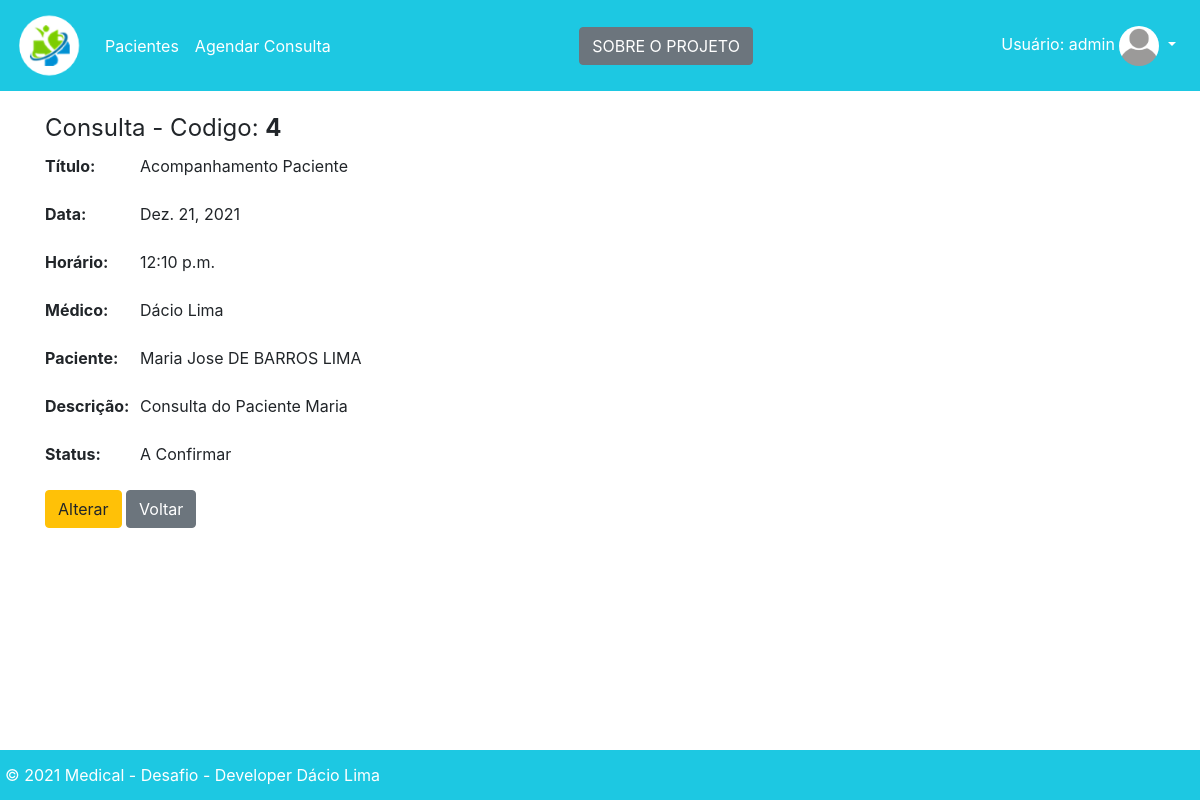
Screenshot of /appointment-detail/4 (signed in) with the database file from the repository.
### core/models.py (models this page shows, shortened)
class DoctorUser(AbstractUser):
    bio = models.TextField()
    created_at = models.DateTimeField(auto_now_add=True)
    updated_at = models.DateTimeField(auto_now=True)

class Appointment(models.Model):
    STATUS_CHOICE = (
        ("not_confirme", "A Confirmar"),
        ("confirmed", "Confirmado"),
        ("done", "Finalizado"),
    )
    title = models.CharField(max_length=40, blank=False)
    date = models.DateField(null=False, blank=False)
    time = models.TimeField(null=False)
    description = models.TextField()
    status = models.CharField(max_length=20, choices=STATUS_CHOICE)
    doctor = models.ForeignKey(DoctorUser, on_delete=models.CASCADE)
    patient = models.ForeignKey(Patient, on_delete=models.CASCADE, related_name="app")
    created_at = models.DateTimeField(auto_now_add=True)
    updated_at = models.DateTimeField(auto_now=True)
    class Meta:
        verbose_name = "appointment"
        verbose_name_plural = "appointments"
        ordering = ["-id"]
    def status_verbose(self):
        return dict(Appointment.STATUS_CHOICE)[self.status]

class Patient(models.Model):
    name = models.CharField(max_length=50, null=False)
    address = models.CharField(max_length=80, null=False)
    number = models.IntegerField()
    complement = models.CharField(max_length=50, null=False, blank=True)
    neighborhood = models.CharField(
        max_length=50, null=False, blank=False, default="Faltando"
    )
    zip_code = models.IntegerField()
    phone = models.IntegerField()
    city = models.CharField(max_length=50, null=False)
    state = models.CharField(max_length=50, null=False)
    country = models.CharField(max_length=50, null=False)
    created_at = models.DateTimeField(auto_now_add=True)
    updated_at = models.DateTimeField(auto_now=True)
    class Meta:
        verbose_name = "patient"
        verbose_name_plural = "patients"
        ordering = ["-id"]
    def __str__(self):
        return self.name

### core/views.py (the view)
# urls.py: path("appointment-detail/<int:id>", appointment_detail, name="appointment_detail"),
@login_required
def appointment_detail(request, id):
    appointment = get_object_or_404(Appointment, pk=id)
    return render(request, "core/appointment_detail.html", {"appointment": appointment})

### core/templates/core/appointment_detail.html (shortened to what this page needs)
{% extends "base.html" %}
{% load bootstrap4 %}
{% load crispy_forms_tags %}
{% block content %}
<div class="container">
    <fieldset class="sessao">
      <legend  class="w-auto dp">Consulta - Codigo: <strong>{{appointment.id}}</strong></legend>
      <div class="form-group">
        <div class="row">
          <label class="col-sm-1 fielddetail" for="Title">Título:</label>
          <div class="col-sm-6">
                {{ appointment.title }}
          </div>
        </div></div>
      <div class="form-group">
        <div class="row">
                    <label class="col-sm-1 fielddetail" for="datetimepicker1">Data: </label>
          <div class="col-auto">
            <div class="input-group mb-2">
          <div class="input-group date" id="datetimepicker1" data-target-input="nearest">
                    {{ appointment.date }}
          </div>
            </div>
          </div>
        </div>
      </div>
      <div class="form-group">
        <div class="row">
                    <label class="col-sm-1 fielddetail" for="Time">Horário: </label>
          <div class="col-auto">
            <div class="input-group mb-2">
              {{ appointment.time }}
            </div>
          </div>
        </div>
      </div>
      <div class="form-group">
        <div class="row">
          <label class="col-sm-1 control-label fielddetail" for="Doctor">Médico: </label>
          <div class="col-sm-3">
            {{ appointment.doctor.first_name }}
          </div>
        </div>
      </div>
      <div class="form-group">
        <div class="row">
          <label class="col-sm-1 control-label fielddetail" for="Patient">Paciente: </label>
          <div class="col-sm-5">
            {{ appointment.patient }}
          </div>
        </div>
      </div>
      <div class="form-group">
        <div class="row">
          <label class="col-sm-1 control-label fielddetail" for="Description">Descrição: </label>
          <div class="col-sm-5">
            {{ appointment.description }}
          </div>
        </div>
      </div>
      <div class="form-group">
        <div class="row">
          <label class="col-sm-1 control-label fielddetail" for="Status">Status: </label>
          <div class="col-sm-5">
            {{ appointment.status_verbose }}
          </div>
        </div>
      </div>
    </fieldset>
    <div class="form-group row">
      <div class="col-sm-4 for">
        <a href="{% url 'core:appointment_update' appointment.id %}" class="btn btn-warning">Alterar</a>
          <a href="{% url 'core:appointments' %}" class="btn btn-secondary">Voltar</a>
      </div>
    </div>
</div>
{% endblock %}

### core/templates/base.html (shortened to what this page needs)
{% load static %}
{% load bootstrap4 %}
<!DOCTYPE html>
<html lang="pt-br">
<head>
    <link href="https://cdnjs.cloudflare.com/ajax/libs/font-awesome/5.9.0/css/all.min.css" rel="stylesheet">
    <link href="{% static 'css/styles.css' %}" rel="stylesheet">
    <link href="{% static 'css/bootstrap-clockpicker.min.css' %}" rel="stylesheet">
      <link rel="stylesheet" href="//code.jquery.com/ui/1.12.1/themes/base/jquery-ui.css">
</head>
<body>
<nav class="navbar navbar-expand-lg navbar-dark  bg-med fixed-top">
    <a class="navbar-brand" href="{% url 'core:index' %}"><img src="{% static 'img/logo.png' %}" alt="Logo" width="65" height="65"></a>
    {% if user.is_authenticated %}
    <ul class="navbar-nav   mr-auto">
        <li class="nav-item active">
            <a class="nav-link" href="{% url 'core:patients' %}">Pacientes <span class="sr-only">(current)</span></a>
        </li>
        <li class="nav-item active">
            <a class="nav-link" href="{% url 'core:appointments' %}">Agendar Consulta <span class="sr-only">(current)</span></a>
        </li>
    </ul>
    <div class="collapse navbar-collapse " id="navbarNavDropdown">
        <ul class="navbar-nav ml-auto ">
            <li class="nav-item">
                <a class="btn btn-secondary" data-toggle="modal" data-target=".resumo-modal-xl">SOBRE O PROJETO</a>
            </li>
        </ul>
        <ul class="navbar-nav ml-auto ">
            <li class="nav-item dropdown">
                <a class="nav-link dropdown-toggle active" href="#" role="button" data-toggle="dropdown" aria-haspopup="true" aria-expanded="false">
                    Usuário: {{ user.username }}
                    <img src="{% static 'img/avatar.png' %}" width="40" height="40" class="rounded-circle">
                </a>
            </li>
        </ul>
        {% endif %}
    </div>
</nav>
{% block content %} {% endblock %}
<footer class="footer bg-med fixed-bottom">
    <ul class="navbar-nav mr-auto mt-2 mt-lg-0">
        <li class="nav-item">
            <p class="nav-link">&copy; 2021 Medical - Desafio - Developer Dácio Lima </p>
        </li>
    </ul>
</footer>
{% bootstrap_css %}
</body>
</html>

### core/static/css/styles.css (style rules this page uses)
body { padding-top:110px; padding-bottom:70px; }
.fielddetail { font-weight: bold; }
.footer { height: 50px; bottom: 0px; left: 0px; right: 0px; margin-bottom: 0px; }
.footer p { margin: 5px 5px 5px 5px; color: #FFFFFF; }

### rows the page displays
DoctorUser: username "admin"
Appointment: id "4", title "Acompanhamento Paciente", date "Dez. 21, 2021", time "12:10 p.m.", doctor.first_name "Dácio Lima", patient "Maria Jose DE BARROS LIMA", description "Consulta do Paciente Maria", status_verbose "A Confirmar"
